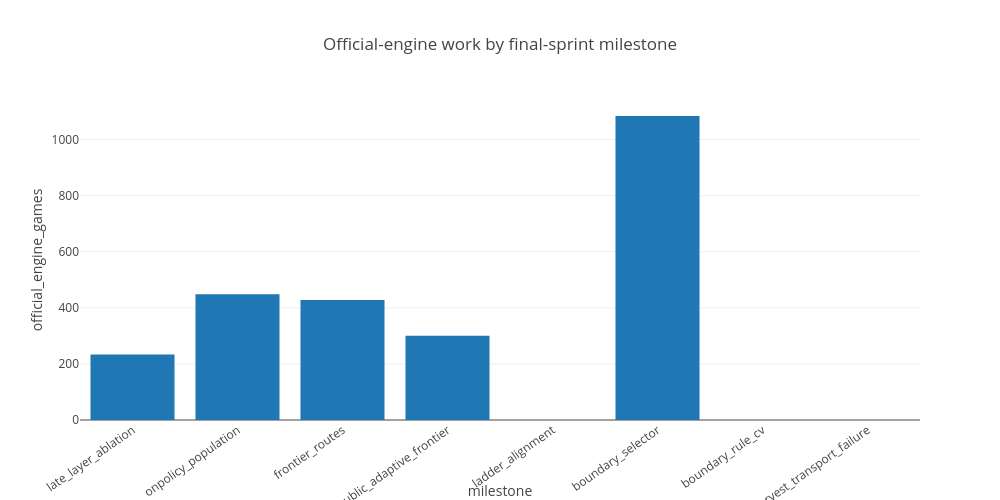

This figure's notebook cell:
### Code cell
fig = px.bar(df, x='milestone', y='official_engine_games', hover_data=['status', 'decision'], title='Official-engine work by final-sprint milestone')
fig.update_layout(width=1000, height=500, xaxis_tickangle=-35)
fig.show()

### Figure 1 — Plotly figure (JSON) as saved in the notebook; plotly's stock layout.template omitted (floating-point values rounded to 4 significant figures)
{"data": [{"type": "bar", "x": ["late_layer_ablation", "onpolicy_population", "frontier_routes", "public_adaptive_frontier", "ladder_alignment", "boundary_selector", "boundary_rule_cv", "native_harvest_transport_failure"], "y": [234, 448, 428, 300, 0, 1084, 0, 0], "name": "official-engine games"}], "layout": {"title": {"text": "Official-engine work by final-sprint milestone"}, "width": 1000, "height": 500, "xaxis": {"tickangle": -35, "title": {"text": "milestone"}}, "yaxis": {"title": {"text": "official_engine_games"}}}}
